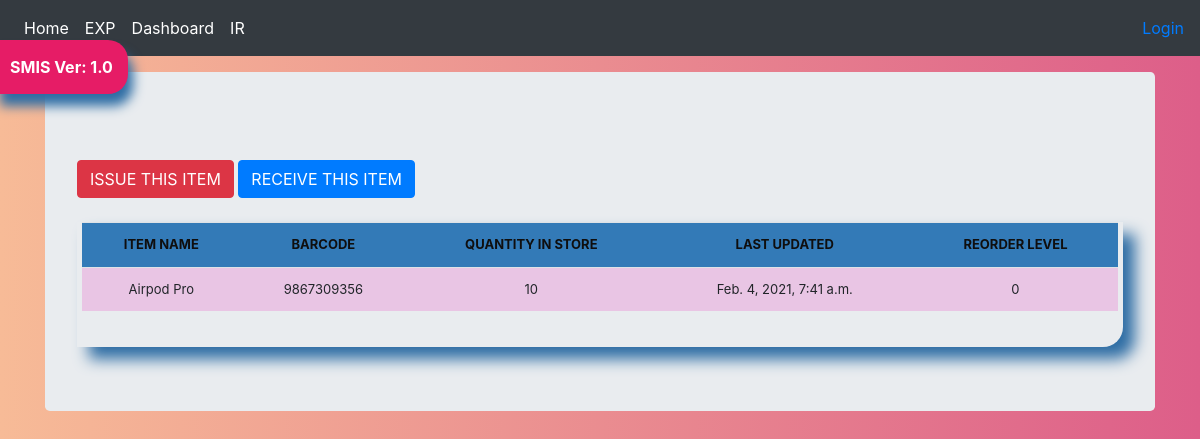
Page /stock_detail/8/ on the earlier database version.
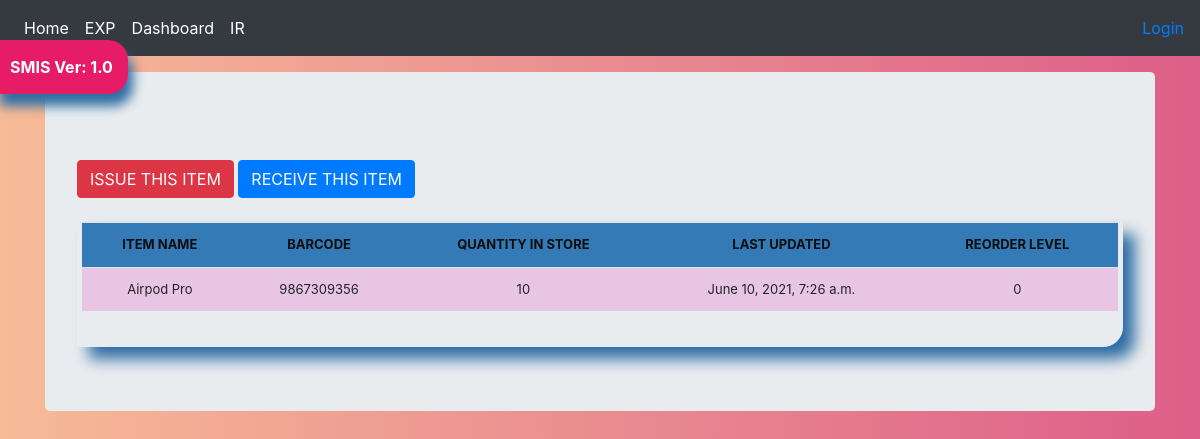
Same page on the later database version.
### stockmgmt/models.py (models this page shows, shortened)
class Stock(models.Model):
    category = models.ForeignKey(Category, on_delete=models.CASCADE, blank=True)
    item_name = models.CharField(max_length=50, blank=True, null=True, )
    barcode = models.CharField(max_length=50, blank=True, null=True)
    quantity = models.IntegerField(default='0', blank=True, null=True)
    receive_quantity = models.IntegerField(default='0', blank=True, null=True)
    receive_by = models.CharField(max_length=50, blank=True, null=True)
    issue_quantity = models.IntegerField(default='0', blank=True, null=True)
    issue_by = models.CharField(max_length=50, blank=True, null=True)
    issue_to = models.CharField(max_length=50, blank=True, null=True)
    phone_number = models.CharField(max_length=50, blank=True, null=True)
    created_by = models.CharField(max_length=50, blank=True, null=True)
    reorder_level = models.IntegerField(default='0', blank=True, null=True)
    last_updated = models.DateTimeField()
    timestamp = models.DateTimeField(auto_now_add=True, auto_now=False)
    exp_day = models.DateTimeField()

### stockmgmt/views.py (the view)
# urls.py: path('stock_detail/<str:pk>/', views.stock_detail, name="stock_detail"),
def stock_detail(request, pk):
        queryset = Stock.objects.get(id=pk)
        context = {
            'total': get_total_stock(),
            "queryset": queryset,
        }
        return render(request, "stock_detail.html", context)

### stockmgmt/views.py (called while the page is built)
def get_total_stock():
    return Stock.objects.count()

### stockmgmt/templates/stock_detail.html (shortened to what this page needs)
{% load static %}
{% load crispy_forms_tags %}
<!Doctype html>
<html lang="en">
  <head>
<link href="{% static 'css/stylesheet.css' %}" rel="stylesheet">
<link href="{% static 'css/bootstrap.min.css' %}" rel="stylesheet">
    <link href="{% static 'css/navbar-top-fixed.css' %}" rel="stylesheet">
  </head>
  <body>
    {% include 'navbar.html' %}
<main role="main" class="container">
  <div class="jumbotron">
    <br>
    <a href="{% url 'issue_items' queryset.id %}"><div class='btn btn-danger'>ISSUE THIS ITEM</div></a>
    <a href="{% url 'receive_items' queryset.id %}"><div class='btn btn-primary'>RECEIVE THIS ITEM</div></a>
        <br><br>
        <div class="display_table">
          <table class='table'>
                  <tr>
                    <th>ITEM NAME</th>
                    <th>BARCODE</th>
                    <th>QUANTITY IN STORE</th>
                    <th>LAST UPDATED</th>
                    <th>REORDER LEVEL</th>
                  </tr>
                  <tr>
                    <td>{{queryset.item_name}}</td>
                    <td>{{queryset.barcode}}</td>
                    <td>{{queryset.quantity}}</td>
                    <td>{{queryset.last_updated}}</td>
                    <td>{{queryset.reorder_level}}</td>
                  </tr>
          </table>
        </div>
  </div>
</main>
      </body>
</html>

Differences in the rows shown:
changed Stock "Airpod Pro": last_updated "Feb. 4, 2021, 7:41 a.m." → "June 10, 2021, 7:26 a.m."
